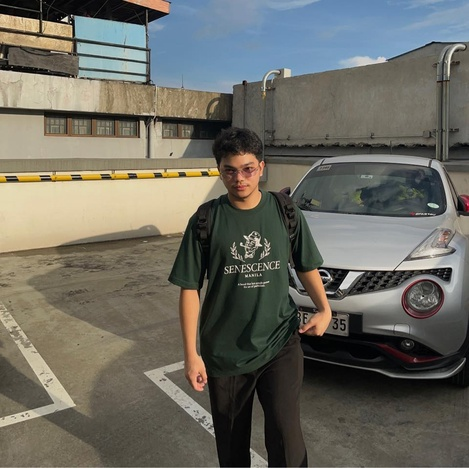
#> input picture out/production/Elective 3/picforlab1.jpg, 469 x 468 px, shrunk from 960 x 958 before the run
$ python 'Lab1 Python.py'
#> lines starting #> are read from the running program, lines starting #| are printed output that depends on the picture
from PIL import Image # type: ignore
import numpy as np # type: ignore
import matplotlib.pyplot as plt # type: ignore
import os

def process_image():
    try:
        # Check if image file exists
        image_path = 'picforlab1.jpg'
        if not os.path.exists(image_path):
            print(f"Error: {image_path} not found in current directory")
            print(f"Current directory: {os.getcwd()}")
            print("Available files:", os.listdir('.'))
            return

        # Red Blue and Green and Gray Components
        i = np.array(Image.open(image_path))
#> i is the input picture: shape (468, 469, 3); mean R, G, B 107.4, 106, 97.2
        print(f"Image loaded successfully! Shape: {i.shape}")
#| Image loaded successfully! Shape: (468, 469, 3)

        # Create figure with subplots
        plt.figure(figsize=(15, 10))

        # Original Image
        plt.subplot(3, 2, 1)
        plt.imshow(i)
        plt.title('Original Image')
        plt.axis('off')

        # Red Component
        r = i[:, :, 0]
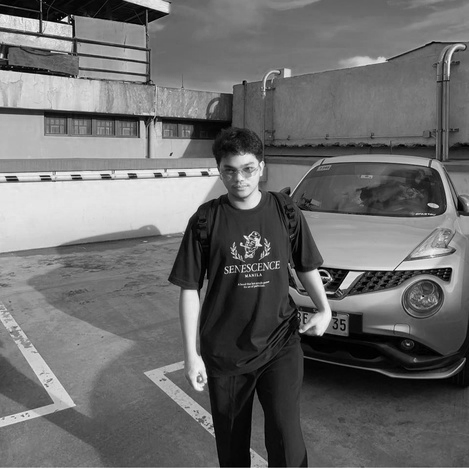
#> r: shape (468, 469); min 0, max 252, mean 107.4
        plt.subplot(3, 2, 2)
        plt.imshow(r, cmap='gray')
        plt.title('Red Component')
        plt.axis('off')

        # Green Component
        g = i[:, :, 1]
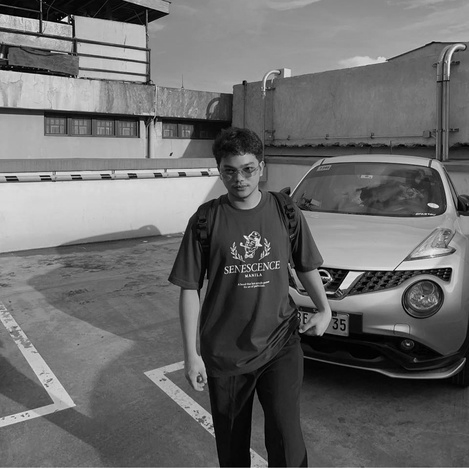
#> g: shape (468, 469); min 0, max 245, mean 106
        plt.subplot(3, 2, 3)
        plt.imshow(g, cmap='gray')
        plt.title('Green Component')
        plt.axis('off')

        # Blue Component
        b = i[:, :, 2]
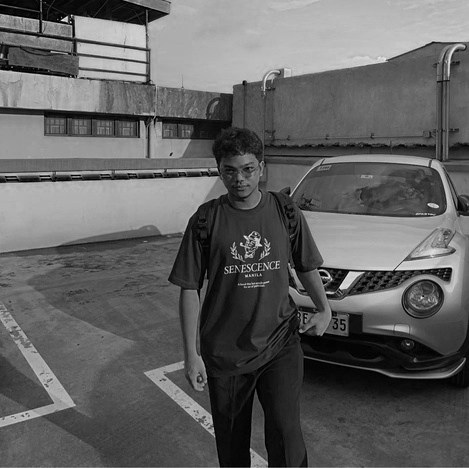
#> b: shape (468, 469); min 0, max 238, mean 97.2
        plt.subplot(3, 2, 4)
        plt.imshow(b, cmap='gray')
        plt.title('Blue Component')
        plt.axis('off')

        # Color to Gray - note that 0.2989 for red, 0.5870 for green, 0.1140 for blue
        rg = 0.2989 * i[:, :, 0] + 0.5870 * i[:, :, 1] + 0.1140 * i[:, :, 2]
        rg = rg.astype(np.uint8)
        plt.subplot(3, 2, 5)
        plt.imshow(rg, cmap='gray')
        plt.title('Gray Image')
        plt.axis('off')

        # Adjust layout and show
        plt.tight_layout()
        plt.show()
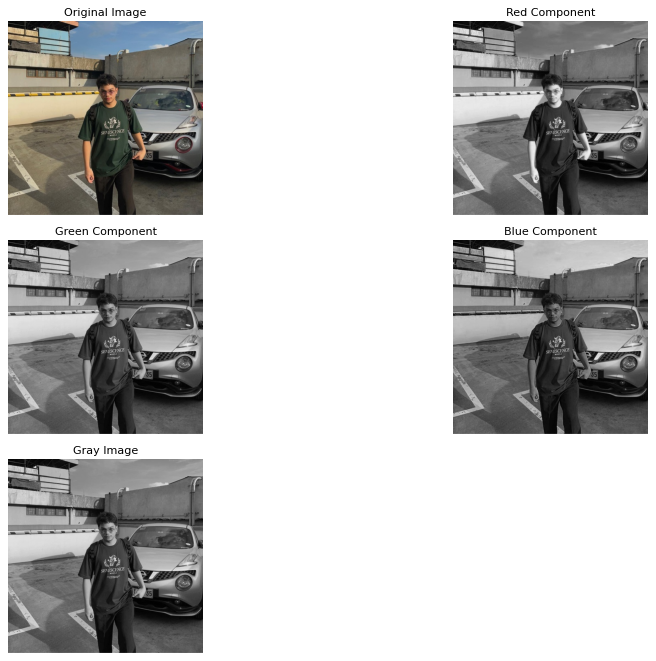
#> figure drawn by matplotlib, 5 panels

        print("Image processing completed successfully!")

    except FileNotFoundError:
        print("Error: Image file 'picforlab1.jpg' not found!")
        print("Make sure the image is in the same folder as this Python file.")
    except Exception as e:
        print(f"An error occurred: {e}")

# Run the function
if __name__ == "__main__":
    process_image()
